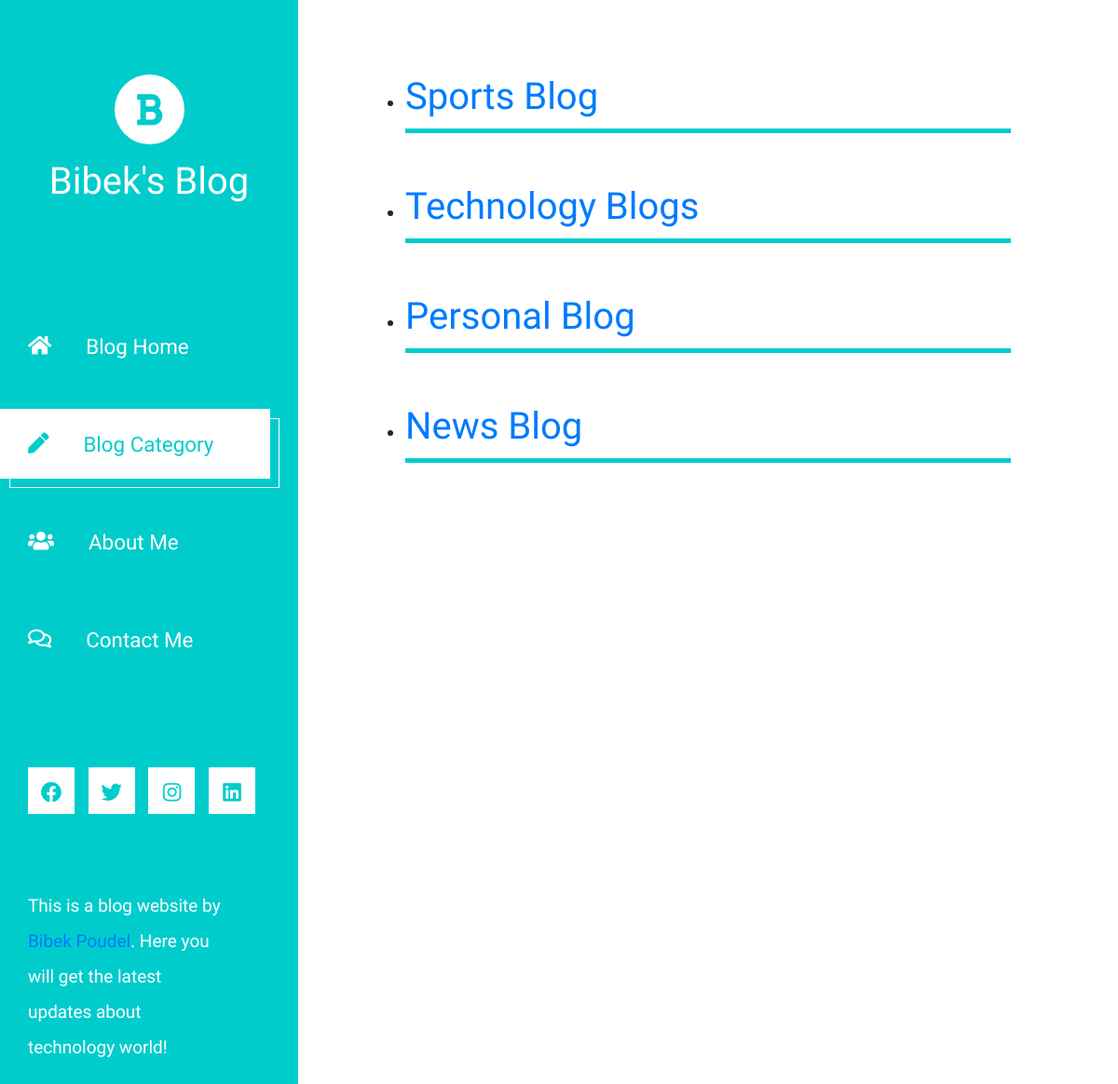
Screenshot of /blog/category/ with the database file from the repository.
### posts/models.py (models this page shows)
class Category(models.Model):
    name = models.CharField(max_length=50, null=True, blank=True)
    id = models.UUIDField(default=uuid.uuid4, primary_key=True, editable=False, unique=True)
    def __str__(self):
        return self.name

### posts/views.py (the view)
# urls.py: path('blog/category/', views.blogCategory, name='blog-category'),
def blogCategory(request):
    categories = Category.objects.all()
    context = {
        'categories':categories
    }
    return render(request, 'posts/blog-category.html', context)

### posts/templates/posts/blog-category.html
{% extends 'base.html' %}
{% block content %}
{% for category in categories %}
<ul>
    <li>
        <h1><a href="{% url 'home-category' category.id%}">{{category}}</a></h1>
        <hr class="tm-hr-primary tm-mb-55">
    </li>
</ul>
{% endfor %}
{% endblock content %}

### static/css/all.css (style rules this page uses)
html { overflow-x: hidden; }
body { margin: 0; padding: 0; font-family: 'Source Sans Pro', sans-serif; font-size: 19px; line-height: 2em; overflow-x: hidden; }
hr { border-top-color: #CCC; margin-top: 10px; margin-bottom: 10px; }
ul { margin: 0; padding: 0; }
hr.tm-hr-primary { border-top: 5px solid #0CC; }
.tm-mb-55 { margin-bottom: 55px; }

### rows the page displays
Category: name "Sports Blog"
Category: name "Technology Blogs"
Category: name "Personal Blog"
Category: name "News Blog"
